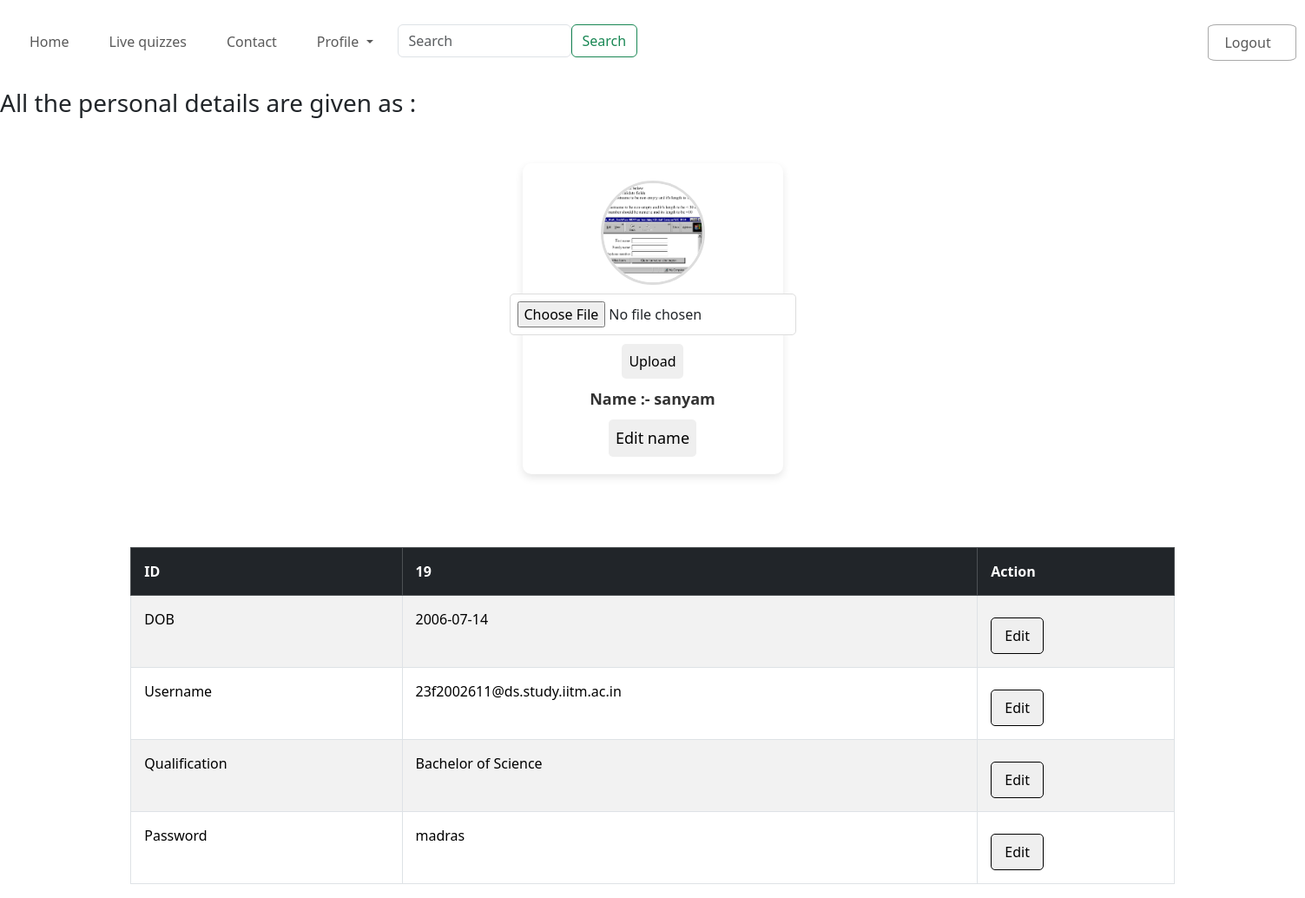
Page /personal_details (signed in) on the committed database.
### application/models.py (models this page shows)
class File(db.Model):
    __tablename__= 'File'
    uid=db.Column(db.Integer,autoincrement=True,primary_key=True,nullable=False)
    file_url=db.Column(db.String,nullable=False)

class User(db.Model):
    __tablename__= 'user'
    uid=db.Column(db.Integer,autoincrement=True,primary_key=True,nullable=False)
    username=db.Column(db.String,nullable=False)
    fullname=db.Column(db.String,nullable=False)
    dob=db.Column(db.String,nullable=False)
    qualification=db.Column(db.String,nullable=False)
    password=db.Column(db.String,nullable=False)

### application/controllers.py (the view)
@app.route("/personal_details",methods=["GET","POST"])
def personal_details():
    username = session.get('username')
    password=session.get('password')
    if not username:
        return redirect("/login")
    query = text("""
    SELECT uid, fullname, dob, qualification
    FROM user
    WHERE username = :username
    """)
    result = db.session.execute(query, {"username": username}).fetchone()
    if result:
        uid, fullname, dob, qualification = result
    else :
        return render_template("home.html")
    result2=db.session.execute(text("select file_url from File where uid=:uid"),{"uid":uid})
    img_url=result2.fetchone()
    url=img_url
    print(url)
    if not url:
        url=("/static/user.png",)
    return render_template("personal_details.html",id=uid,name=fullname,dob=dob,img_url=url[0],username=username,qualification=qualification,password=password)

### templates/personal_details.html (shortened to what this page needs)
<!DOCTYPE html>
<html lang="en">
<head>
    <link href="https://cdn.jsdelivr.net/npm/bootstrap@5.3.3/dist/css/bootstrap.min.css" rel="stylesheet">
  </head>
<body>
  <nav class="navbar navbar-expand-lg navbar-light ">
    <div class="collapse navbar-collapse" id="navbarSupportedContent">
      <ul class="navbar-nav mr-auto">
        <li class="nav-item active">
          <a class="nav-link" href="{{ url_for('home') }}">Home </a>
        </li>
        <li class="nav-item">
          <a class="nav-link" href="{{ url_for('livequiz') }}">Live quizzes</a>
        </li>
        <li class="nav-item">
          <a class="nav-link" href="{{ url_for('contact') }}">Contact</a>
        </li>
        <li class="nav-item dropdown">
          <a class="nav-link dropdown-toggle" href="" id="navbarDropdown" role="button" data-bs-toggle="dropdown" aria-haspopup="true" aria-expanded="false">
            Profile
          </a>
        </li>
        <form class="form-inline my-2 my-lg-0" method="POST"><div class="nav123">
          <input class="form-control mr-sm-2 cl2" type="search" placeholder="Search" aria-label="Search" name="search">
          <button class="btn btn-outline-success my-2 my-sm-0" type="submit">Search</button></div>
        </form>
        <li class="nav-item cl1">
          <a class="nav-link" href="{{ url_for('logout') }}">Logout</a>
        </li> </ul>
    </div>
  </nav>
  <br>
  <h3>
    All the personal details are given as :
  </h3  >
  <br>
  <div class="image">
    <div class="imageupload">
      {% if img_url %} <img src="{{img_url}}" alt=""> {% else %}
    <img src="{{ url_for('static', filename='user.png') }}" alt=""> {% endif %}
    <form action="/upload/{{id}}" method="POST" enctype="multipart/form-data">
     <input type="file" name="image" accept="image/*"> <button type="submit">Upload</button></form> </div>
     <div class="name"> <div class="entername">Name :- {{ name}}  <a href="{{ url_for('editname') }}"><div class="button"> <button type="submit">Edit name</button></a> </div>
</div></div>
</div> <br>
  <table class="table table-bordered table-striped">
    <thead class="table-dark">
        <tr>
            <th>ID</th>
            <th>{{id}}</th>
            <th> Action</th>
        </tr>
    </thead>
    <tbody>
            <tr>
              <td>DOB</td>
              <td>{{dob}}</td>
              <td><form action="/edit/dob"><div class="button"> <button type="submit">Edit</button></div></form></td>
          </tr>
          <tr>
            <td>Username</td>
            <td>{{ username}}</td>
            <td><form action="/edit/username"><div class="button"> <button type="submit">Edit</button></div></form></td>
        </tr>
        <tr>
          <td>Qualification</td>
          <td>{{ qualification}}</td>
          <td><form action="/edit/qualification"><div class="button"> <button type="submit">Edit</button></div></form></td>
      </tr>
      <tr>
          <td>Password</td>
          <td>{{ password}}</td>
          <td><form action="/edit/password"><div class="button"> <button type="submit">Edit</button></div></form></td>
      </tr>
    </tbody>
</table>
</body>
</html>

### templates/personal_details.html (style rules this page uses)
.nav123 { display: flex; flex-direction: row; }
.navbar { margin-top: 20px; }
.nav-item { padding-left: 10px; padding-right: 20px; }
.image { display: flex; justify-content: center; align-items: center; flex-direction: column; background: #ffffff; padding: 20px; border-radius: 10px; box-shadow: 0 4px 10px rgba(0, 0, 0, 0.1); width: 300px; margin: 20px auto; text-align: center; }
.imageupload img { width: 120px; height: 120px; border-radius: 50%; object-fit: cover; border: 3px solid #ddd; margin-bottom: 10px; }
form input[type="file"] { padding: 8px; border: 1px solid #ddd; border-radius: 5px; background: #fff; cursor: pointer; margin-bottom: 10px; }
button { color: rgb(0, 0, 0); border: none; padding: 8px 8px; border-radius: 5px; }
.button { margin-top: 10px; }
.name { font-size: 18px; font-weight: bold; color: #333; margin-top: 10px; }
.table { margin-top: 40px; width: 80%; margin-left: auto; margin-right: auto; border-radius: 10px; }
.table th, .table td { padding: 15px; text-align: left; }
.table td button { color: rgb(0, 0, 0); border: 1px solid black; padding: 8px 15px; border-radius: 5px; }
.cl1 { margin-left: 75%; border: rgb(169, 169, 169) 1px solid; border-radius: 10%; }
.cl2 { min-width: 200px; }
li { min-width: max-content; }

### rows in the picture
File: file_url (picture)
User: fullname "sanyam", dob "2006-07-14", username "23f2002611@ds.study.iitm.ac.in", qualification "Bachelor of Science", password "madras"

### other values in the picture
{{ id }} "19"
